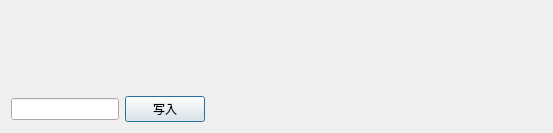
<?xml version="1.0" encoding="UTF-8"?>
<ui version="4.0">
 <class>WriteDataDialog</class>
 <widget class="QDialog" name="WriteDataDialog">
  <property name="geometry">
   <rect>
    <x>0</x>
    <y>0</y>
    <width>553</width>
    <height>133</height>
   </rect>
  </property>
  <property name="windowTitle">
   <string>Dialog</string>
  </property>
  <layout class="QVBoxLayout" name="verticalLayout_2">
   <item>
    <layout class="QVBoxLayout" name="verticalLayout">
     <item>
      <layout class="QHBoxLayout" name="horizontalLayout_2">
       <item>
        <widget class="QLabel" name="label_attribute">
         <property name="text">
          <string/>
         </property>
        </widget>
       </item>
       <item>
        <widget class="QLabel" name="label_value">
         <property name="text">
          <string/>
         </property>
        </widget>
       </item>
      </layout>
     </item>
     <item>
      <layout class="QHBoxLayout" name="horizontalLayout">
       <item>
        <widget class="QLineEdit" name="lineEdit_ConfigData">
         <property name="enabled">
          <bool>true</bool>
         </property>
         <property name="sizePolicy">
          <sizepolicy hsizetype="Minimum" vsizetype="Fixed">
           <horstretch>0</horstretch>
           <verstretch>0</verstretch>
          </sizepolicy>
         </property>
         <property name="minimumSize">
          <size>
           <width>30</width>
           <height>0</height>
          </size>
         </property>
        </widget>
       </item>
       <item>
        <widget class="QPushButton" name="pushButton_WriteOK">
         <property name="text">
          <string>写入</string>
         </property>
        </widget>
       </item>
       <item>
        <spacer name="horizontalSpacer">
         <property name="orientation">
          <enum>Qt::Horizontal</enum>
         </property>
         <property name="sizeHint" stdset="0">
          <size>
           <width>40</width>
           <height>20</height>
          </size>
         </property>
        </spacer>
       </item>
      </layout>
     </item>
    </layout>
   </item>
  </layout>
 </widget>
 <resources/>
 <connections/>
</ui>
